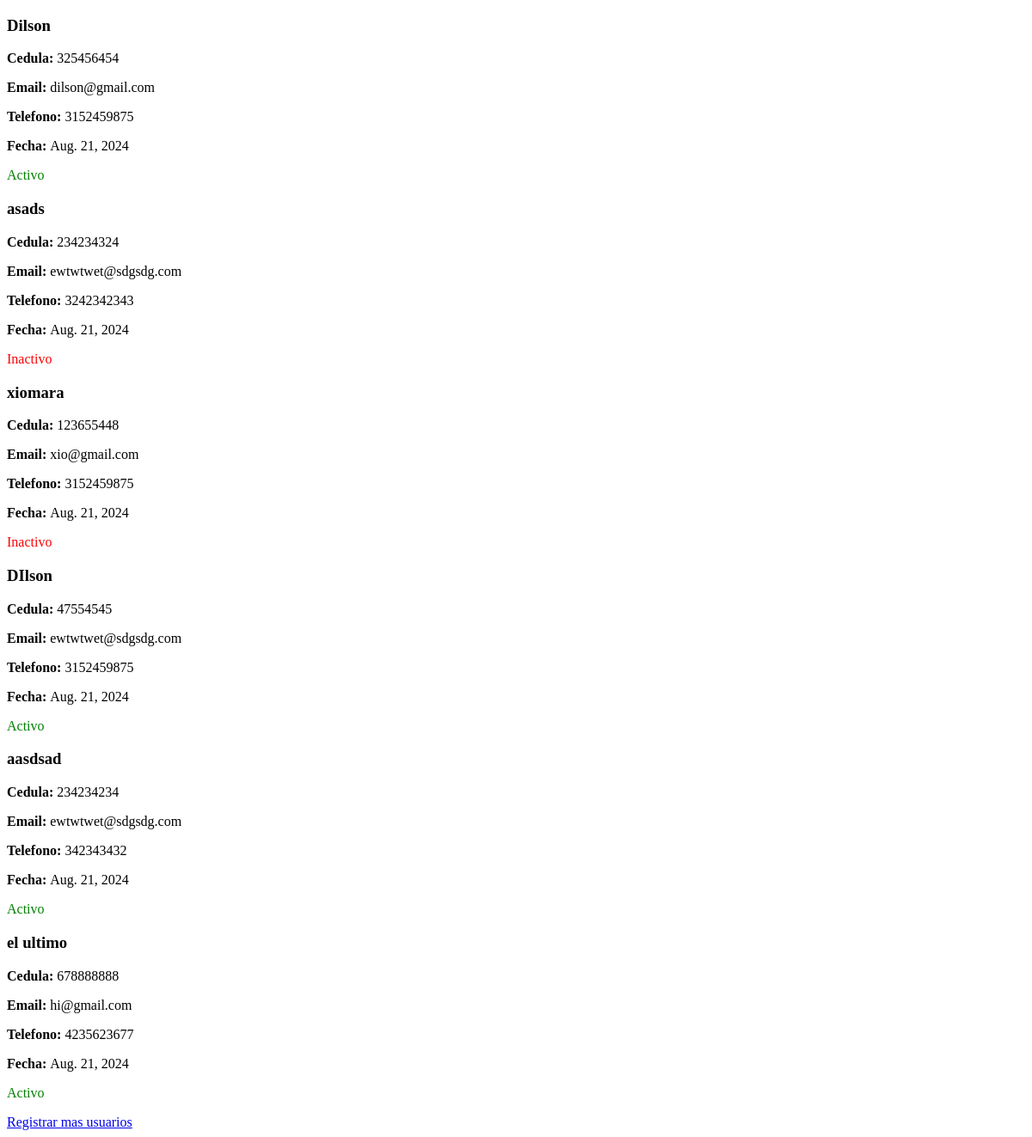
The page /personas/ on the database as committed earlier.
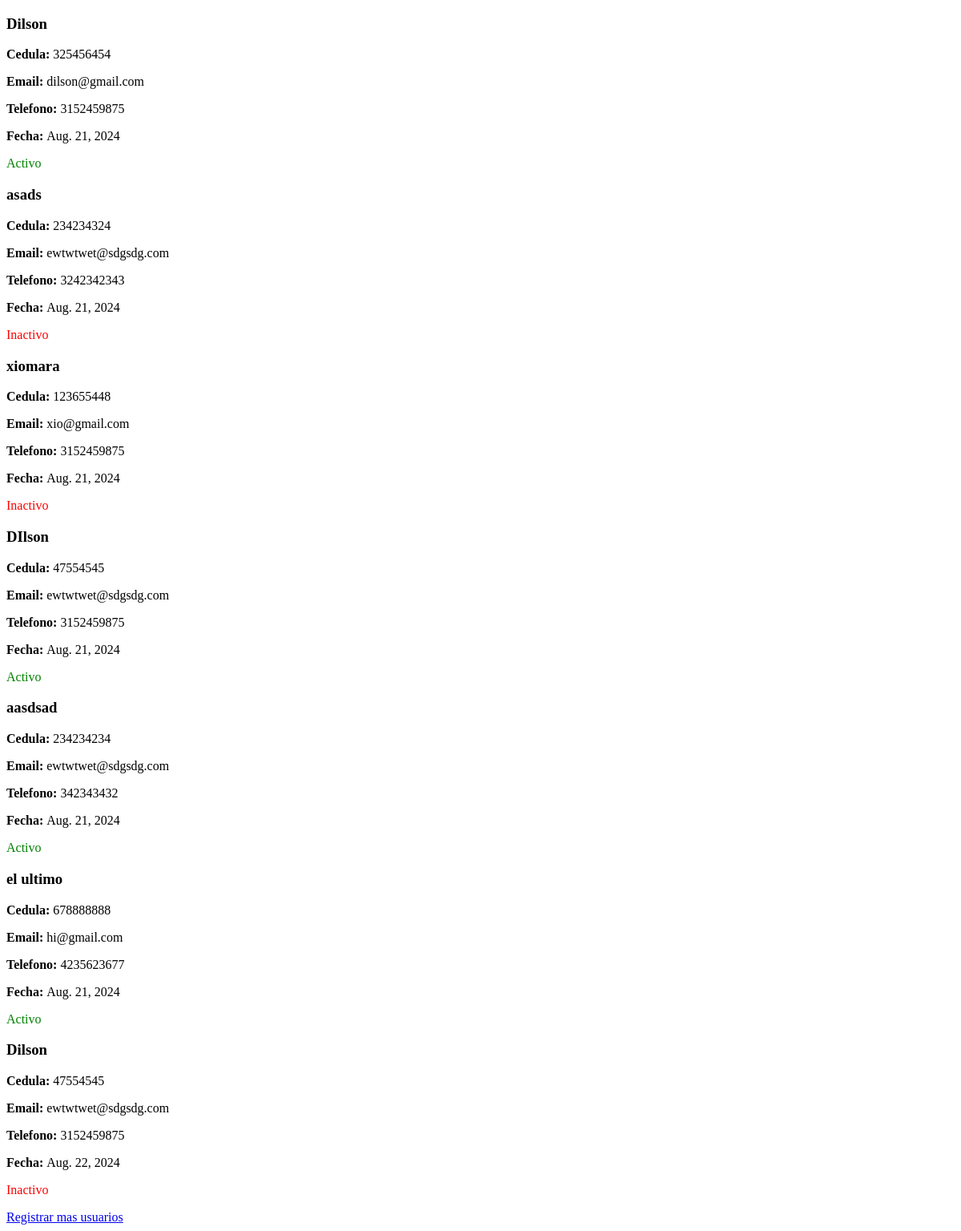
The same page on the database as committed later.
### users/models.py (models this page shows, shortened)
class Persona(models.Model):
    ESTADO_CHOICE = [('Activo', 'Activo'), ('Inactivo', 'Inactivo')]
    nombre = models.CharField(max_length=50)
    cedula = models.CharField(max_length=50)
    email = models.EmailField(max_length=50)
    telefono = models.CharField(max_length=50)
    fecha_Creacion = models.DateField(auto_now=True)
    estado = models.CharField(max_length=50, choices=ESTADO_CHOICE, default="Activo")

### users/views.py (the view)
# urls.py: path('',listarPersonas, name='listarPersonas'),
def listarPersonas(request):
    Personas = Persona.objects.all()
    return render(request, 'listarPersonas.html', {'personas': Personas})

### users/templates/listarPersonas.html (shortened to what this page needs)
<!DOCTYPE html>
<html lang="en">
<head>
</head>
<body>
    {%for Persona in personas %}
    <div class="container">
        <h3>{{Persona.nombre}}</h3>
        <p><b>Cedula: </b>{{Persona.cedula}}</p>
        <p><b>Email: </b>{{Persona.email}}</p>
        <p><b>Telefono: </b>{{Persona.telefono}}</p>
        <p><b>Fecha: </b>{{Persona.fecha_Creacion}}</p>
        {% if Persona.estado == 'Activo'  %}
            <p style="color:green">Activo</p>
        {% endif %}
        {% if Persona.estado == 'Inactivo'  %}
            <p style="color:red">Inactivo</p>
        {% endif %}
        {% endfor %}
        <a href="crear/">Registrar mas usuarios</a>
    </div>
</body>
</html>

Rows that differ between the two databases and show on the page:
added Persona: nombre "Dilson", cedula "47554545", email "ewtwtwet@sdgsdg.com", telefono "3152459875", fecha_Creacion "Aug. 22, 2024", estado "Inactivo"
